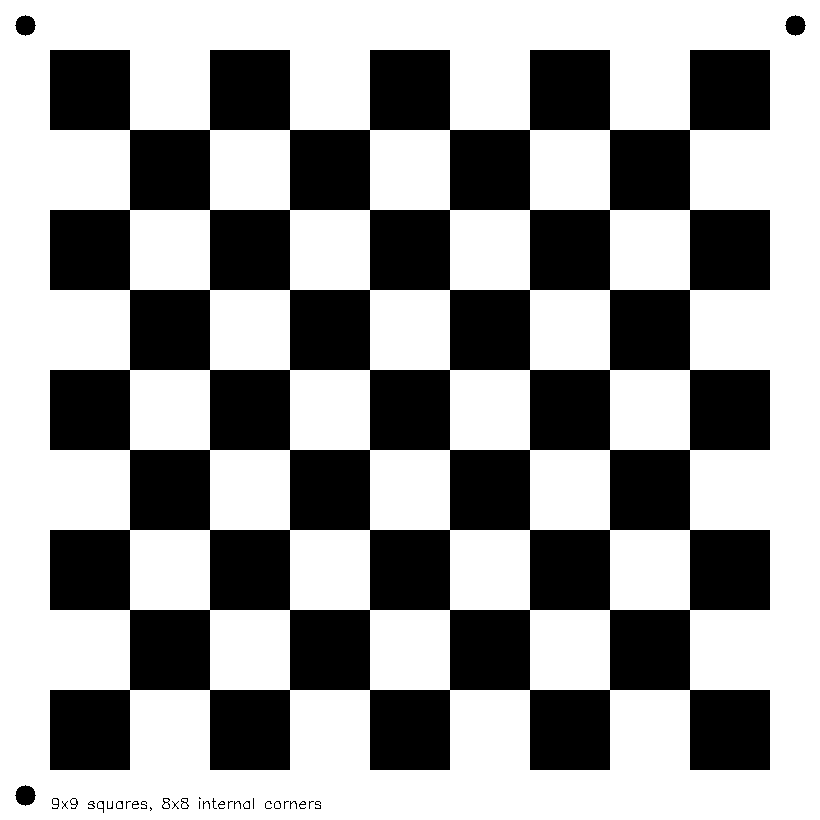
#> input picture calibration_pattern.png, 820 x 820 px
$ python advanced_detection.py --image ../calibration_pattern.png
#> lines starting #> are read from the running program, lines starting #| are printed output that depends on the picture; after the words box and inside, x2 and y2 are one past the last pixel; in counts of white or black regions, pixels touching at a corner belong together
import cv2
import numpy as np
import matplotlib.pyplot as plt
import argparse
import os

def detect_chessboard_advanced(image, pattern_size=(7, 7), show_steps=False):
    """
    Advanced chessboard detection for challenging lighting conditions.

    Args:
        image: Input image (numpy array) or path to image file
        pattern_size: Chessboard pattern inner corners (width, height)
        show_steps: Whether to display intermediate processing steps

    Returns:
        Tuple of (success, corners, visualization_image)
    """
#> called with image = '../calibration_pattern.png', pattern_size = (7, 7), show_steps = False
    # Read the image if a path is provided
    if isinstance(image, str):
        original = cv2.imread(image)
#> original is the input picture: shape (820, 820, 3); 60.7% white; 34 black regions (12 under 20 px), largest, box (x1, y1, x2, y2) and area: (50, 50, 770, 770) 262400, (15, 15, 36, 36) 317, (785, 15, 806, 36) 317
        if original is None:
            print(f"Could not read image from {image}")
            return False, None, None
    else:
        original = image.copy()

    # Create a copy for visualization
    img = original.copy()

    # Convert to grayscale
    gray = cv2.cvtColor(img, cv2.COLOR_BGR2GRAY)

    # Display original grayscale
    if show_steps:
        plt.figure(figsize=(10, 8))
        plt.imshow(gray, cmap='gray')
        plt.title("Original Grayscale Image")
        plt.axis('off')
        plt.show()

    # Try standard method first
    ret, corners = cv2.findChessboardCorners(gray, pattern_size, None)
#> ret = False; corners = None

    # If standard method succeeds, refine corners
    if ret:
        print("Standard chessboard detection successful")
        criteria = (cv2.TERM_CRITERIA_EPS + cv2.TERM_CRITERIA_MAX_ITER, 30, 0.001)
        corners2 = cv2.cornerSubPix(gray, corners, (11, 11), (-1, -1), criteria)

        # Draw the corners
        cv2.drawChessboardCorners(img, pattern_size, corners2, ret)
        return True, corners2, img

    print("Standard detection failed. Trying enhanced methods...")

    # Method 1: Adaptive thresholding
    print("Trying adaptive thresholding...")

    # Apply bilateral filter to smooth the image while preserving edges
    blurred = cv2.bilateralFilter(gray, 9, 75, 75)

    # Apply adaptive thresholding to get a binary image
    thresh = cv2.adaptiveThreshold(
        blurred, 255, cv2.ADAPTIVE_THRESH_GAUSSIAN_C,
        cv2.THRESH_BINARY, 11, 2
    )
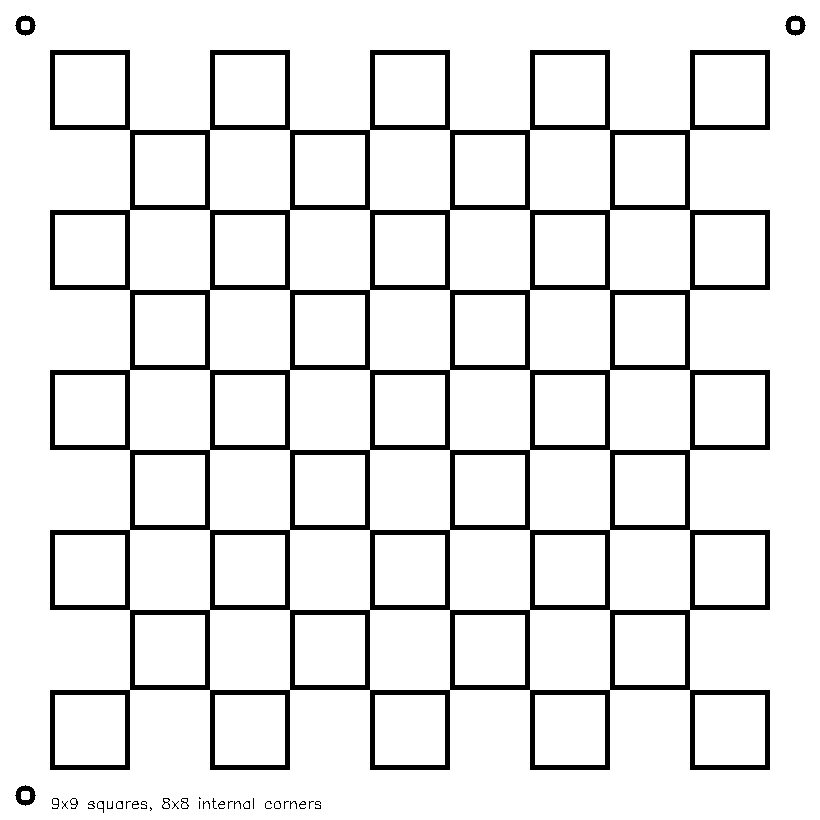
#> thresh: shape (820, 820); 90.7% white; 34 black regions (12 under 20 px), largest, box (x1, y1, x2, y2) and area: (50, 50, 770, 770) 61500, (15, 15, 36, 36) 240, (785, 15, 806, 36) 240

    # Display threshold result
    if show_steps:
        plt.figure(figsize=(10, 8))
        plt.imshow(thresh, cmap='gray')
        plt.title("Adaptive Threshold")
        plt.axis('off')
        plt.show()

    # Invert if needed (depending on which color is predominant)
    # Check which is more common: black or white pixels
    if np.sum(thresh == 0) < np.sum(thresh == 255):
        thresh = cv2.bitwise_not(thresh)
        if show_steps:
            plt.figure(figsize=(10, 8))
            plt.imshow(thresh, cmap='gray')
            plt.title("Inverted Threshold")
            plt.axis('off')
            plt.show()

    # Apply morphological operations to clean up noise
    kernel = np.ones((3, 3), np.uint8)
    thresh = cv2.morphologyEx(thresh, cv2.MORPH_OPEN, kernel)
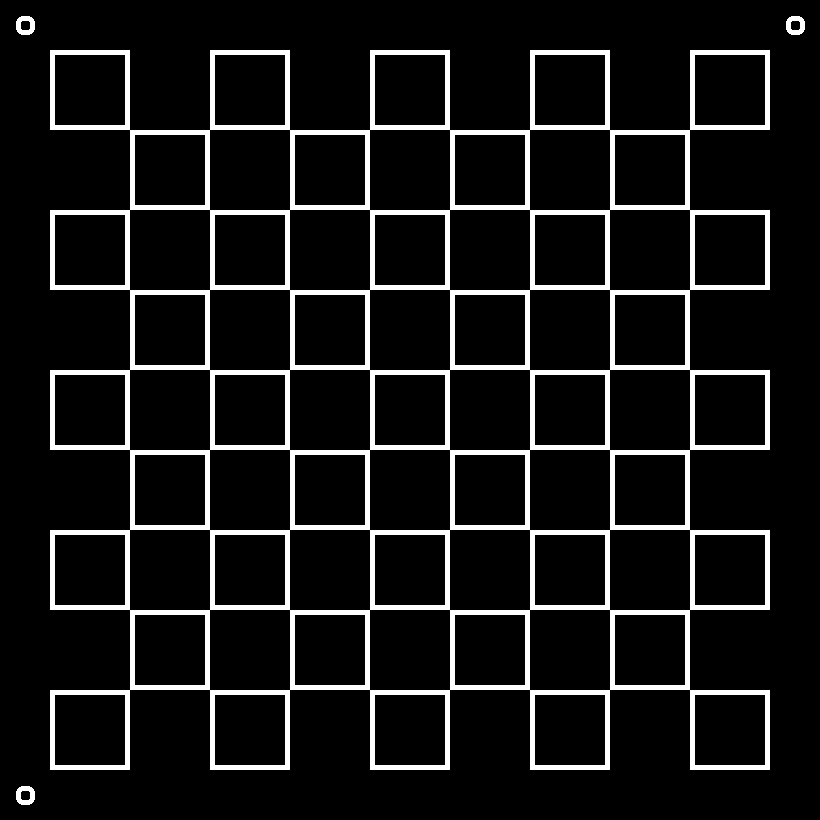
#> thresh: shape (820, 820); 9.3% white; 4 white regions, box (x1, y1, x2, y2) and area: (50, 50, 770, 770) 61500, (16, 16, 35, 35) 236, (786, 16, 805, 35) 236, (16, 786, 35, 805) 236
    thresh = cv2.morphologyEx(thresh, cv2.MORPH_CLOSE, kernel)

    if show_steps:
        plt.figure(figsize=(10, 8))
        plt.imshow(thresh, cmap='gray')
        plt.title("After Morphological Operations")
        plt.axis('off')
        plt.show()

    # Try to find the chessboard corners on the adaptive threshold image
    ret, corners = cv2.findChessboardCorners(thresh, pattern_size, None)

    if ret:
        print("Adaptive threshold method successful")
        criteria = (cv2.TERM_CRITERIA_EPS + cv2.TERM_CRITERIA_MAX_ITER, 30, 0.001)
        corners2 = cv2.cornerSubPix(gray, corners, (11, 11), (-1, -1), criteria)

        # Draw the corners
        cv2.drawChessboardCorners(img, pattern_size, corners2, ret)
        return True, corners2, img

    # Method 2: CLAHE (Contrast Limited Adaptive Histogram Equalization)
    print("Trying CLAHE enhancement...")

    # Apply CLAHE
    clahe = cv2.createCLAHE(clipLimit=2.0, tileGridSize=(8, 8))
    enhanced = clahe.apply(gray)

    if show_steps:
        plt.figure(figsize=(10, 8))
        plt.imshow(enhanced, cmap='gray')
        plt.title("CLAHE Enhanced")
        plt.axis('off')
        plt.show()

    # Try with enhanced image
    ret, corners = cv2.findChessboardCorners(enhanced, pattern_size,
                                           flags=cv2.CALIB_CB_ADAPTIVE_THRESH +
                                                 cv2.CALIB_CB_NORMALIZE_IMAGE +
                                                 cv2.CALIB_CB_FAST_CHECK)

    if ret:
        print("CLAHE enhancement method successful")
        criteria = (cv2.TERM_CRITERIA_EPS + cv2.TERM_CRITERIA_MAX_ITER, 30, 0.001)
        corners2 = cv2.cornerSubPix(enhanced, corners, (11, 11), (-1, -1), criteria)

        # Draw the corners
        cv2.drawChessboardCorners(img, pattern_size, corners2, ret)
        return True, corners2, img

    # Method 3: Edge detection
    print("Trying edge detection method...")

    # Use Canny edge detection
    edges = cv2.Canny(gray, 50, 150, apertureSize=3)
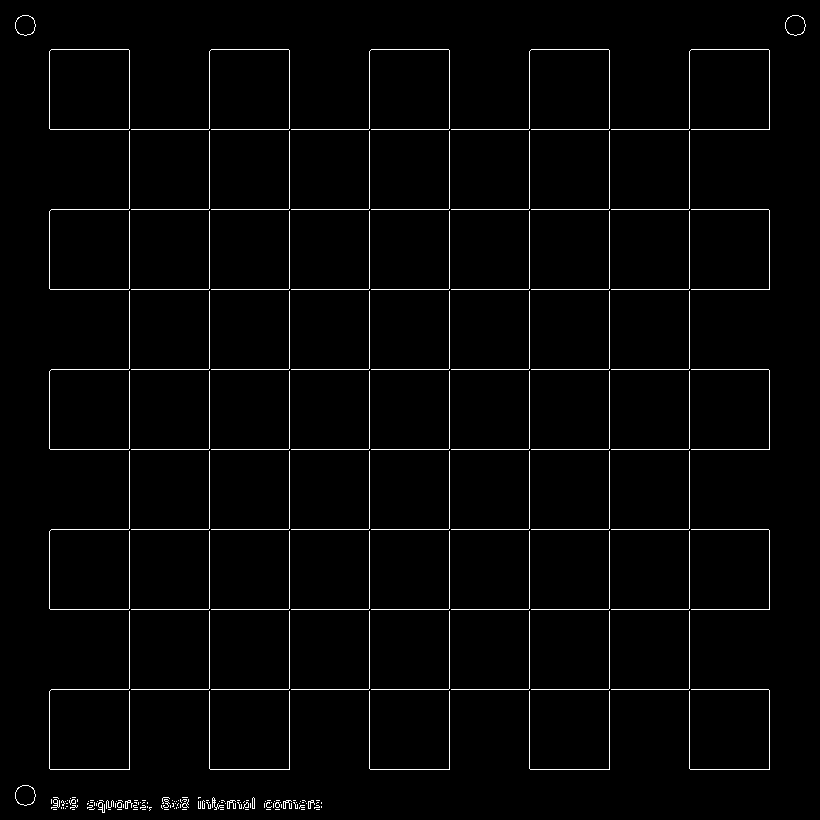
#> edges: shape (820, 820); 2.1% white in thin lines or dots

    if show_steps:
        plt.figure(figsize=(10, 8))
        plt.imshow(edges, cmap='gray')
        plt.title("Canny Edges")
        plt.axis('off')
        plt.show()

    # Dilate edges to connect nearby edges
    dilated_edges = cv2.dilate(edges, np.ones((3, 3), np.uint8), iterations=1)
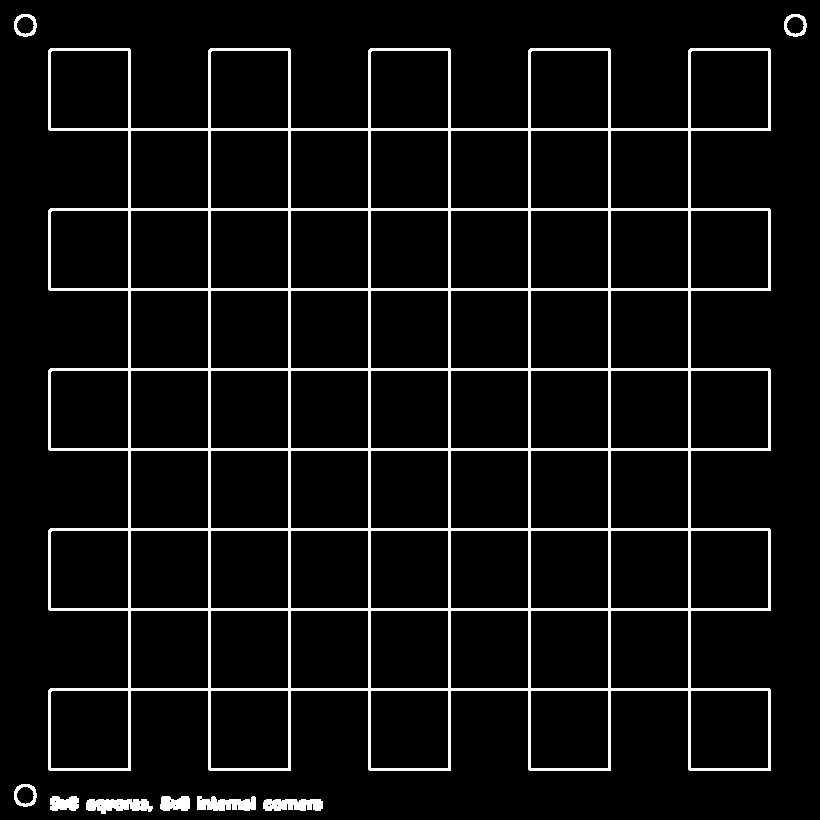
#> dilated_edges: shape (820, 820); 6.3% white; 9 white regions, largest, box (x1, y1, x2, y2) and area: (48, 48, 771, 771) 38748, (86, 799, 153, 814) 717, (197, 796, 256, 811) 662

    # Try with edge image
    ret, corners = cv2.findChessboardCorners(dilated_edges, pattern_size, None)

    if ret:
        print("Edge detection method successful")
        criteria = (cv2.TERM_CRITERIA_EPS + cv2.TERM_CRITERIA_MAX_ITER, 30, 0.001)
        corners2 = cv2.cornerSubPix(gray, corners, (11, 11), (-1, -1), criteria)

        # Draw the corners
        cv2.drawChessboardCorners(img, pattern_size, corners2, ret)
        return True, corners2, img

    # Method 4: Combination of techniques
    print("Trying combination method...")

    # Enhance contrast
    alpha = 1.5  # Contrast control
    beta = 10    # Brightness control
    contrast_enhanced = cv2.convertScaleAbs(gray, alpha=alpha, beta=beta)

    # Apply adaptive threshold
    threshold_enhanced = cv2.adaptiveThreshold(
        contrast_enhanced, 255, cv2.ADAPTIVE_THRESH_GAUSSIAN_C,
        cv2.THRESH_BINARY, 11, 2
    )

    if show_steps:
        plt.figure(figsize=(10, 8))
        plt.imshow(threshold_enhanced, cmap='gray')
        plt.title("Contrast Enhanced + Threshold")
        plt.axis('off')
        plt.show()

    # Try with combined enhancement
    ret, corners = cv2.findChessboardCorners(threshold_enhanced, pattern_size,
                                           flags=cv2.CALIB_CB_ADAPTIVE_THRESH +
                                                 cv2.CALIB_CB_NORMALIZE_IMAGE)

    if ret:
        print("Combination method successful")
        criteria = (cv2.TERM_CRITERIA_EPS + cv2.TERM_CRITERIA_MAX_ITER, 30, 0.001)
        corners2 = cv2.cornerSubPix(gray, corners, (11, 11), (-1, -1), criteria)

        # Draw the corners
        cv2.drawChessboardCorners(img, pattern_size, corners2, ret)
        return True, corners2, img

    # If all methods fail, suggest alternative pattern sizes to try
    print("All detection methods failed.")
    print("Trying alternative pattern sizes...")

    # Try different pattern sizes
    alternative_sizes = [
        (8, 6), (6, 8), (6, 6), (8, 8),
        (7, 6), (6, 7), (7, 8), (8, 7)
    ]

    for alt_size in alternative_sizes:
        if alt_size == pattern_size:
            continue

        print(f"Trying pattern size {alt_size}...")
        ret, corners = cv2.findChessboardCorners(gray, alt_size, None)

        if ret:
            print(f"Detection successful with pattern size {alt_size}")
            print(f"Consider using {alt_size} for calibration instead of {pattern_size}")

            criteria = (cv2.TERM_CRITERIA_EPS + cv2.TERM_CRITERIA_MAX_ITER, 30, 0.001)
            corners2 = cv2.cornerSubPix(gray, corners, (11, 11), (-1, -1), criteria)

            # Draw the corners
            alt_img = original.copy()
            cv2.drawChessboardCorners(alt_img, alt_size, corners2, ret)

            if show_steps:
                plt.figure(figsize=(10, 8))
                plt.imshow(cv2.cvtColor(alt_img, cv2.COLOR_BGR2RGB))
                plt.title(f"Detected with alternative size: {alt_size}")
                plt.axis('off')
                plt.show()

            break
#> this loop made 4 passes
#> ret on passes 1 to 4: False, False, False, True
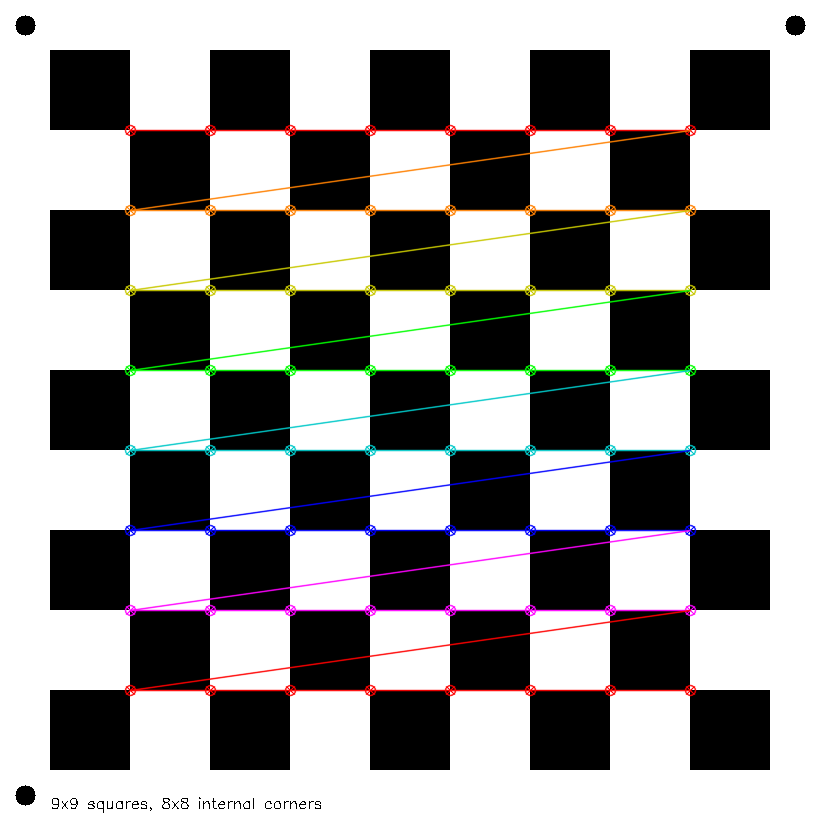
#> alt_img: shape (820, 820, 3); mean B, G, R 154.2, 154.4, 155.3

    print("Chessboard detection failed with all methods.")
    return False, None, None

# [115 lines left out: function detect_aruco_markers, not called in this run]

def main():
    parser = argparse.ArgumentParser(description='Advanced Calibration Pattern Detection')

    parser.add_argument('--image', required=True, help='Path to image file')
    parser.add_argument('--pattern', choices=['chessboard', 'aruco'], default='chessboard',
                      help='Type of calibration pattern')
    parser.add_argument('--pattern_size', default='7x7', help='Pattern size (width x height)')
    parser.add_argument('--dictionary', default='DICT_6X6_250', help='ArUco dictionary')
    parser.add_argument('--output_dir', default='.', help='Output directory')
    parser.add_argument('--visualize', action='store_true', help='Visualize intermediate steps')

    args = parser.parse_args()

    # Check if image exists
    if not os.path.isfile(args.image):
        print(f"Error: Image file not found: {args.image}")
        return

    # Create output directory if it doesn't exist
    if not os.path.exists(args.output_dir):
        os.makedirs(args.output_dir)

    # Parse pattern size for chessboard
    if args.pattern == 'chessboard':
        pattern_width, pattern_height = map(int, args.pattern_size.split('x'))
        pattern_size = (pattern_width, pattern_height)

        # Detect chessboard
        print(f"Detecting {pattern_size[0]}x{pattern_size[1]} chessboard pattern...")
        success, corners, vis_img = detect_chessboard_advanced(
            args.image, pattern_size, args.visualize)

        if success:
            # Save visualization image
            output_path = os.path.join(args.output_dir, 'detected_chessboard.jpg')
            cv2.imwrite(output_path, vis_img)
            print(f"Chessboard detection successful. Result saved to {output_path}")

            # Display result
            plt.figure(figsize=(10, 8))
            plt.imshow(cv2.cvtColor(vis_img, cv2.COLOR_BGR2RGB))
            plt.title("Detected Chessboard")
            plt.axis('off')
            plt.tight_layout()
            plt.show()
        else:
            print("\nDetection suggestions:")
            print("1. Check that the entire chessboard is visible with clear edges")
            print("2. Ensure good lighting with minimal glare")
            print("3. Take the photo straight-on to minimize perspective distortion")
            print("4. Make sure the chessboard has clearly visible contrasting squares")
            print("5. Try a different pattern size (e.g., 8x6 or 6x6)")
            print("6. Consider using an ArUco marker pattern instead")

    else:  # ArUco pattern
        # Detect ArUco markers
        print(f"Detecting ArUco markers with dictionary {args.dictionary}...")
        corners, ids, vis_img = detect_aruco_markers(
            args.image, args.dictionary, args.visualize)

        if corners is not None and ids is not None:
            # Save visualization image
            output_path = os.path.join(args.output_dir, 'detected_aruco.jpg')
            cv2.imwrite(output_path, vis_img)
            print(f"ArUco detection successful. Result saved to {output_path}")

            # Display result
            plt.figure(figsize=(10, 8))
            plt.imshow(cv2.cvtColor(vis_img, cv2.COLOR_BGR2RGB))
            plt.title("Detected ArUco Markers")
            plt.axis('off')
            plt.tight_layout()
            plt.show()
        else:
            print("\nDetection suggestions:")
            print("1. Check that the ArUco markers are visible with clear edges")
            print("2. Ensure good lighting with minimal glare")
            print("3. Make sure the markers have good contrast")
            print("4. Try a different ArUco dictionary")
            print("5. Make sure you're using the correct dictionary for your markers")

if __name__ == "__main__":
    main()
